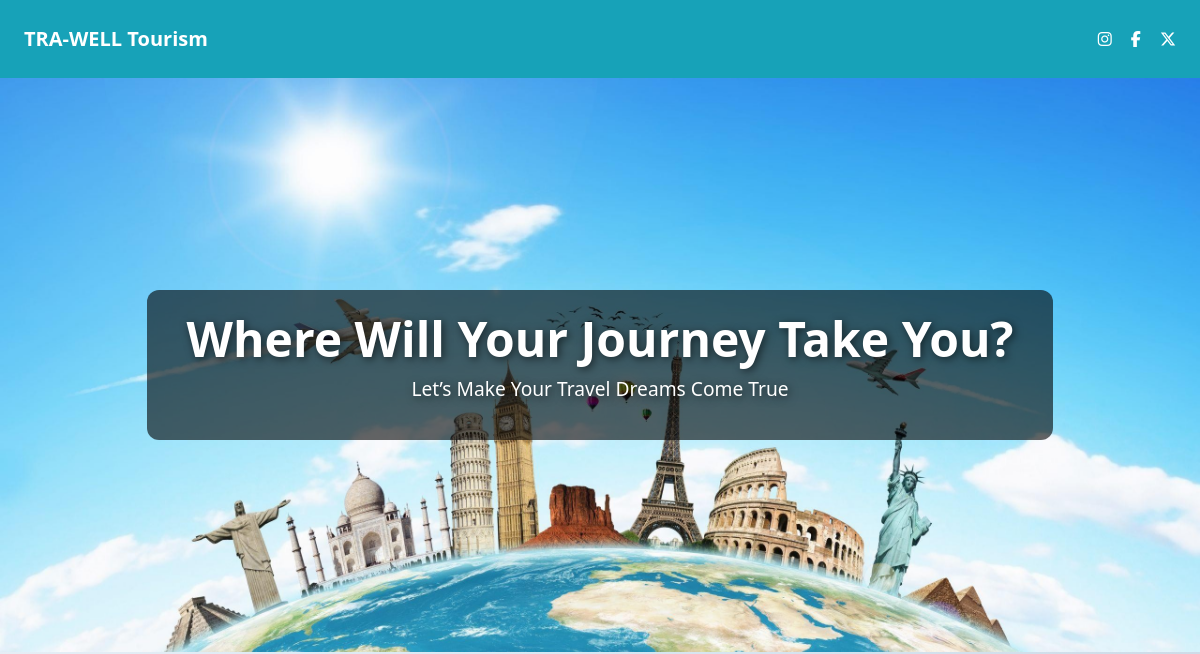
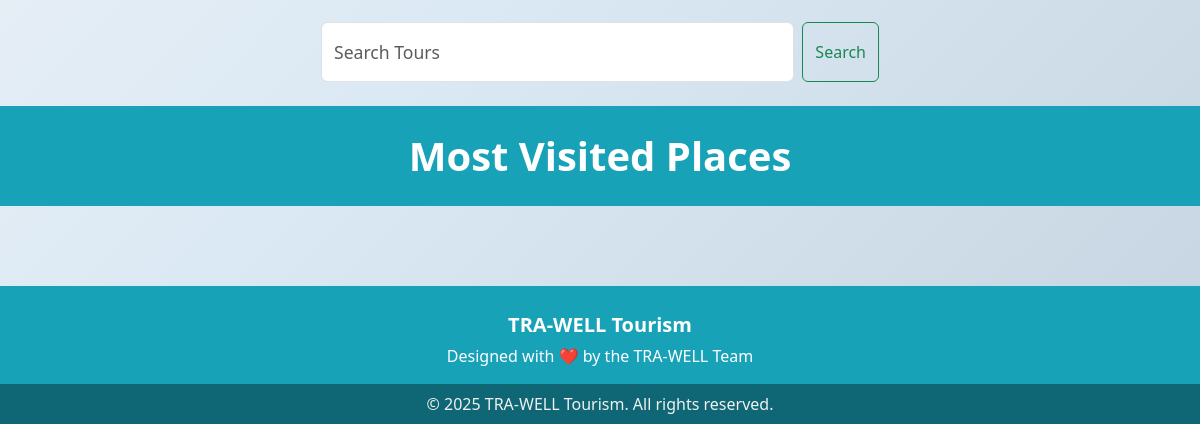
/available-tours/, run on an earlier commit of the app's database (2 pictures, top to bottom).
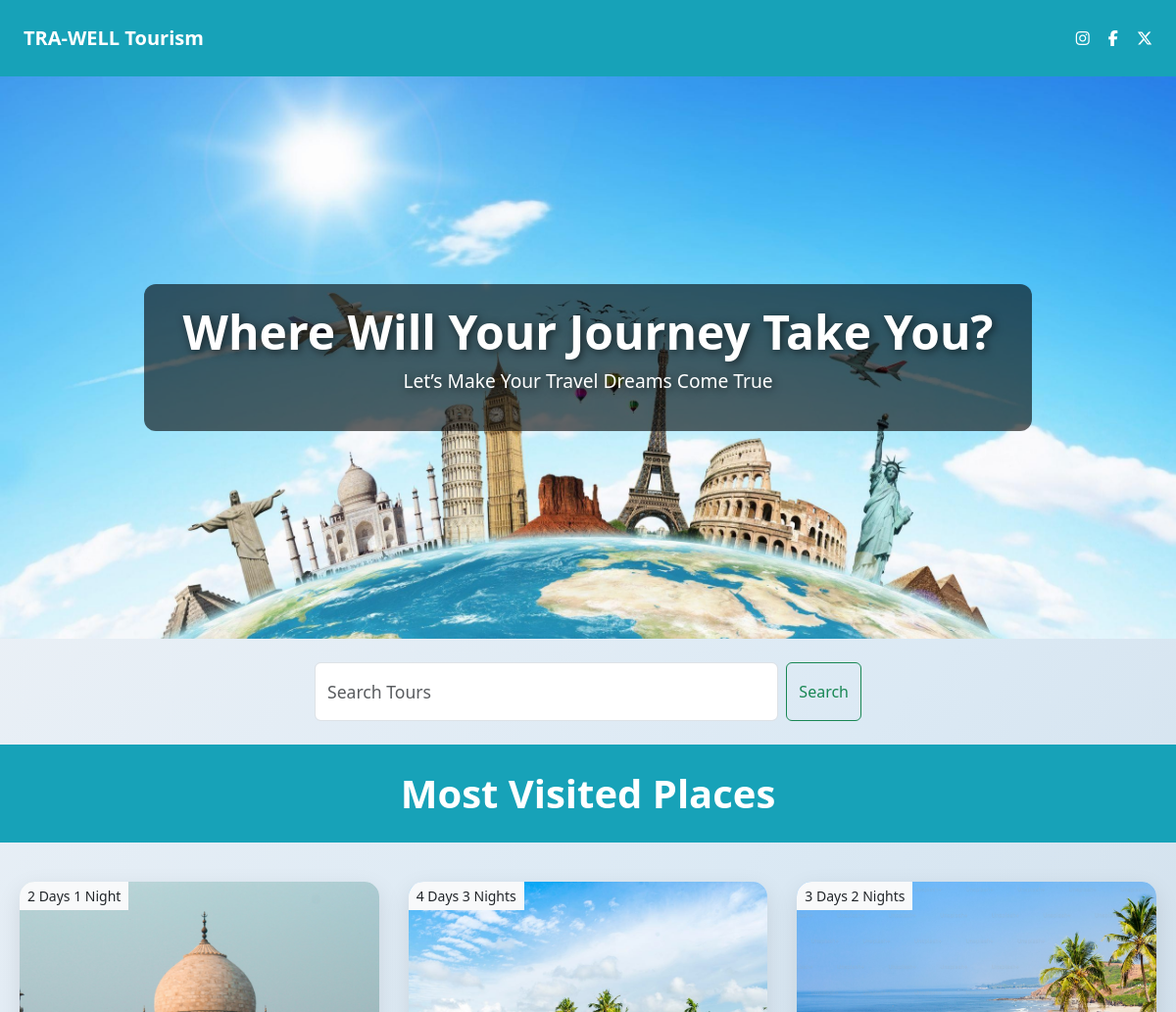
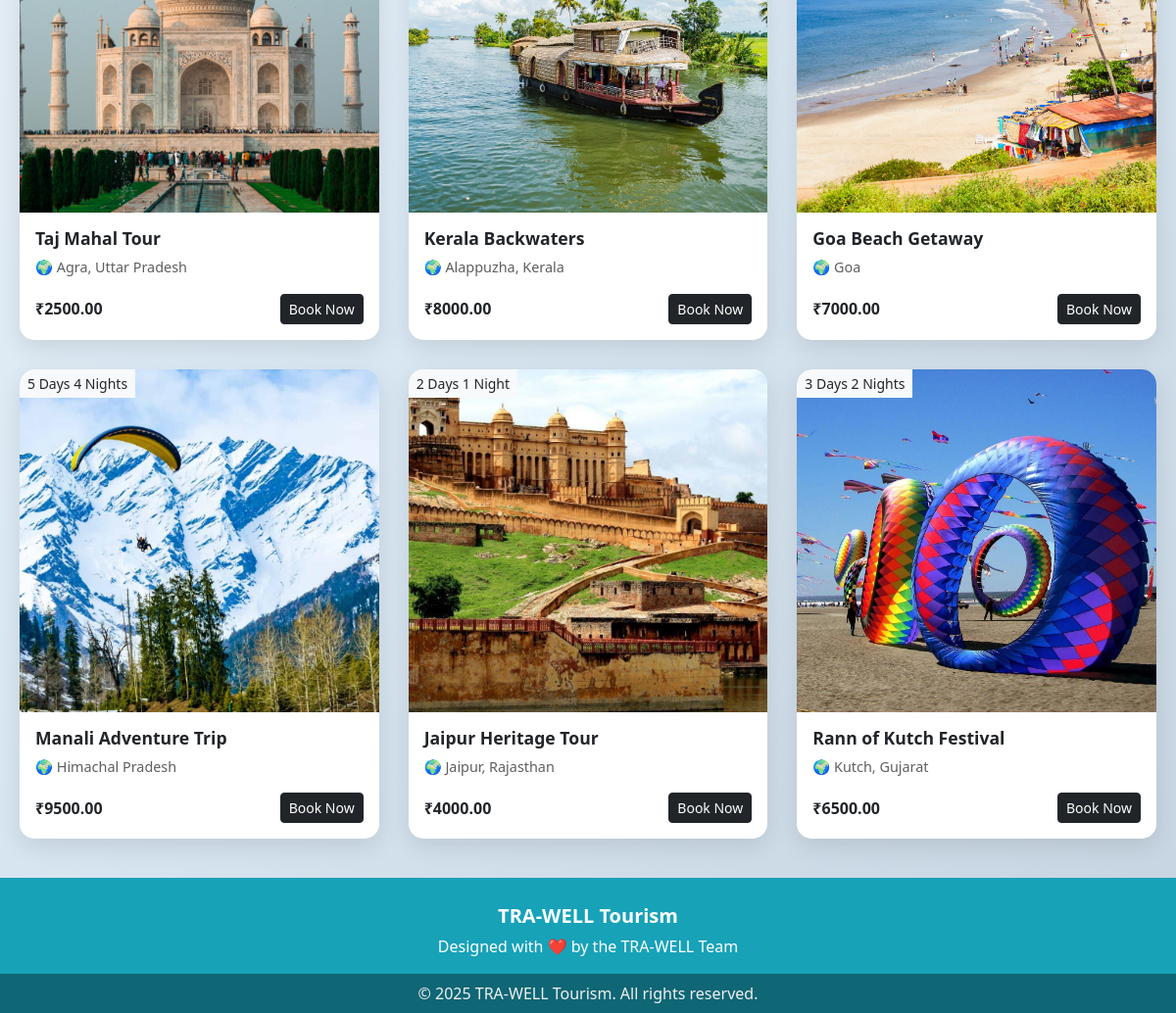
And on a later commit of the database (2 pictures, top to bottom).
### Travel/models.py (models this page shows, shortened)
class Tour(models.Model):
    name = models.CharField(max_length=200)
    location = models.CharField(max_length=200)
    image = models.ImageField(upload_to='tour_images/')
    price = models.DecimalField(max_digits=8, decimal_places=2)
    duration = models.CharField(max_length=50)
    most_visited = models.BooleanField(default=False)

### Travel/views.py (the view)
# urls.py: path('available-tours/', views.available_tours, name='available_tours'),
def available_tours(request):
    query = request.GET.get('q', '')
    context = {'query': query}
    if query:
        tours = Tour.objects.filter(name__icontains=query) | Tour.objects.filter(location__icontains=query)
        context['tours'] = tours
    else:
        most_visited = Tour.objects.filter(most_visited=True)[:6]
        context['most_visited'] = most_visited
    return render(request, 'TourPackages.html', context)

### Travel/templates/TourPackages.html (shortened to what this page needs)
{% load static %}
<!DOCTYPE html>
<html lang="en">
<head>
  <link href="https://cdn.jsdelivr.net/npm/bootstrap@5.3.3/dist/css/bootstrap.min.css" rel="stylesheet" />
  <link href="https://cdnjs.cloudflare.com/ajax/libs/font-awesome/6.5.0/css/all.min.css" rel="stylesheet" />
</head>
<body>
  <div class="top-header d-flex justify-content-between align-items-center text-white px-4 py-4">
    <div class="fs-5">TRA-WELL Tourism</div>
    <div>
      <a href="#"><i class="fab fa-instagram"></i></a>
      <a href="#"><i class="fab fa-facebook-f"></i></a>
      <a href="#"><i class="fab fa-x-twitter"></i></a>
    </div>
  </div>
  <div class="hero-section">
    <div class="overlay-text">
      <h1>Where Will Your Journey Take You?</h1>
      <p>Let’s Make Your Travel Dreams Come True</p>
    </div>
  </div>
  <div class="container d-flex justify-content-center">
    <form class="d-flex my-4 w-50" method="GET" action="">
      <input class="form-control me-2 custom-search" type="search" name="q" placeholder="Search Tours"
        value="{{ request.GET.q }}">
      <button class="btn btn-outline-success" type="submit">Search</button>
    </form>
  </div>
  {% if query %}
    <div class="section-title">Search Results for "{{ query }}"</div>
    <div class="card-wrapper">
      {% if tours %}
        {% for tour in tours %}
          <div class="card">
            <div class="position-absolute top-0 start-0 bg-light p-1 px-2 small">{{ tour.duration }}</div>
            <img src="{{ tour.image.url }}" alt="{{ tour.name }}">
            <div class="card-body">
              <h5 class="card-title">{{ tour.name }}</h5>
              <p class="location">🌍 {{ tour.location }}</p>
              <div class="price-book">
                <p class="mb-0"><strong>₹{{ tour.price }}</strong></p>
                <a href="{% url 'bus_list' %}" class="btn btn-dark btn-sm btn-animate">Book Now</a>
              </div>
            </div>
          </div>
        {% endfor %}
      {% else %}
        <p class="text-center fs-5">No tours found for your search.</p>
      {% endif %}
    </div>
  {% else %}
    <div class="section-title">Most Visited Places</div>
    <div class="card-wrapper">
      {% for tour in most_visited %}
        <div class="card">
          <div class="position-absolute top-0 start-0 bg-light p-1 px-2 small">{{ tour.duration }}</div>
          <img src="{{ tour.image.url }}" alt="{{ tour.name }}">
          <div class="card-body">
            <h5 class="card-title">{{ tour.name }}</h5>
            <p class="location">🌍 {{ tour.location }}</p>
            <div class="price-book">
              <p class="mb-0"><strong>₹{{ tour.price }}</strong></p>
              <a href="{% url 'bus_list' %}" class="btn btn-dark btn-sm btn-animate">Book Now</a>
            </div>
          </div>
        </div>
      {% endfor %}
    </div>
  {% endif %}
  <footer class="footer-main text-white pt-4">
    <div class="container text-center">
      <p class="mb-1 fw-semibold fs-5">TRA-WELL Tourism</p>
      <p class="mb-0">Designed with ❤️ by the TRA-WELL Team</p>
    </div>
    <div class="footer-bottom text-center py-2 mt-3">
      &copy; 2025 TRA-WELL Tourism. All rights reserved.
    </div>
  </footer>
</body>
</html>

What changed in the data, as far as the page shows it:
added Tour: duration "2 Days 1 Night", image (picture), name "Taj Mahal Tour", location "Agra, Uttar Pradesh", price "2500.00"
added Tour: duration "4 Days 3 Nights", image (picture), name "Kerala Backwaters", location "Alappuzha, Kerala", price "8000.00"
added Tour: duration "3 Days 2 Nights", image (picture), name "Goa Beach Getaway", location "Goa", price "7000.00"
added Tour: duration "5 Days 4 Nights", image (picture), name "Manali Adventure Trip", location "Himachal Pradesh", price "9500.00"
added Tour: duration "2 Days 1 Night", image (picture), name "Jaipur Heritage Tour", location "Jaipur, Rajasthan", price "4000.00"
added Tour: duration "3 Days 2 Nights", image (picture), name "Rann of Kutch Festival", location "Kutch, Gujarat", price "6500.00"
